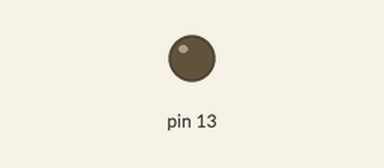
Bench run of a sketch on a simulated Arduino Uno, built with avr-gcc and run on an emulated ATmega328P. On the bench: output pins drawn as LEDs (lit = HIGH).

Above: at 3.5 s.
At 10.1 s:
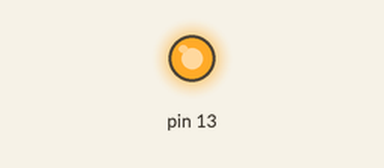
Timing chart, 0 to 15.6 s (numbered marks = the images above):
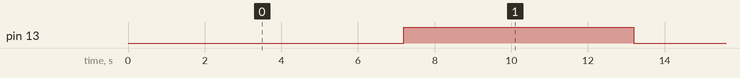

The sketch:

blinkfor6sec.ino
```cpp
int ct=0;
void setup() {
  // put your setup code here, to run once:
  DDRB=0X20;
  PORTB=0X00;

  TCCR1A=0X00;
  TCCR1B=0X05;
  TCNT1=0X00;
  TIMSK1=0X01;


}

void loop() {
  // put your main code here, to run repeatedly:

}

ISR(TIMER1_OVF_vect)
{
  if(ct==0||ct==1||ct==2)
  {
    TCNT1=0X48E4;
    ct=ct+1;
    if(ct==2)
    {
      ct=0;
      if(PORTB==0X00)
      {
        PORTB=0X20;
      }
      else
      {
        PORTB=0X00;
      }
    }
  }
}
```

Measured:
- by itself, pin 13: alternates HIGH for 6.0 s and LOW for 6.0 s
